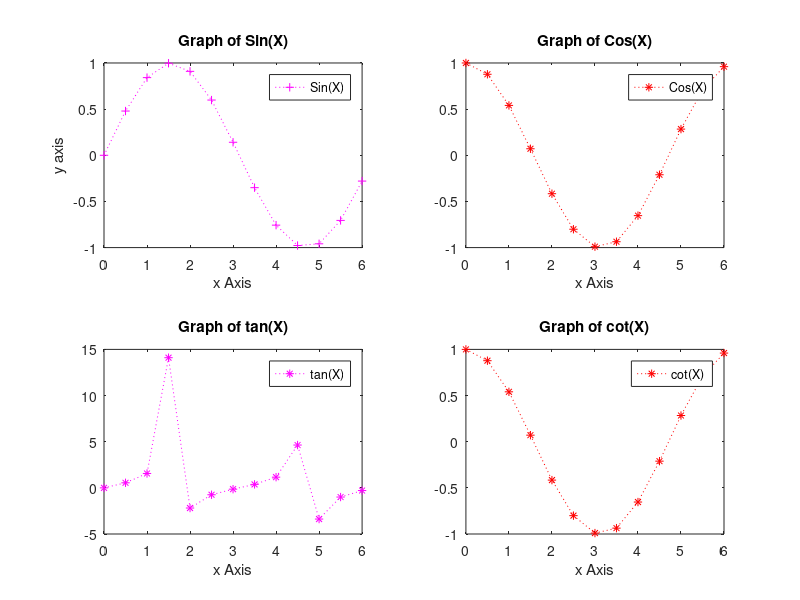

MATLAB code for this plot:
clc;
clear all;
close all;

x= 0:0.5:(2*pi);
y1 = sin(x);
y2 = cos(x);
y3 = tan(x);
y4 = cot(x);
% plot(x,y1,'r*-');
% hold on
% plot(x,y2,'b+:');
% legend('Sin(x)','Cos(x)','Location','northwest');
% legend('boxoff');
% plot(x,y1,'r*-',x,y2,'b+:')
subplot(2,2,1)
plot(x,y1,'m+:');
title('Graph of Sin(X)');
xlabel('x Axis');
ylabel('y axis');
legend('Sin(X)');
subplot(2,2,2);
plot(x,y2,'r*:');
title('Graph of Cos(X)');
xlabel('x Axis');
legend('Cos(X)');
subplot(2,2,3);
plot(x,y3,'m*:');
title('Graph of tan(X)');
xlabel('x Axis');
legend('tan(X)');
subplot(2,2,4);
plot(x,y2,'r*:');
title('Graph of cot(X)');
xlabel('x Axis');
legend('cot(X)');